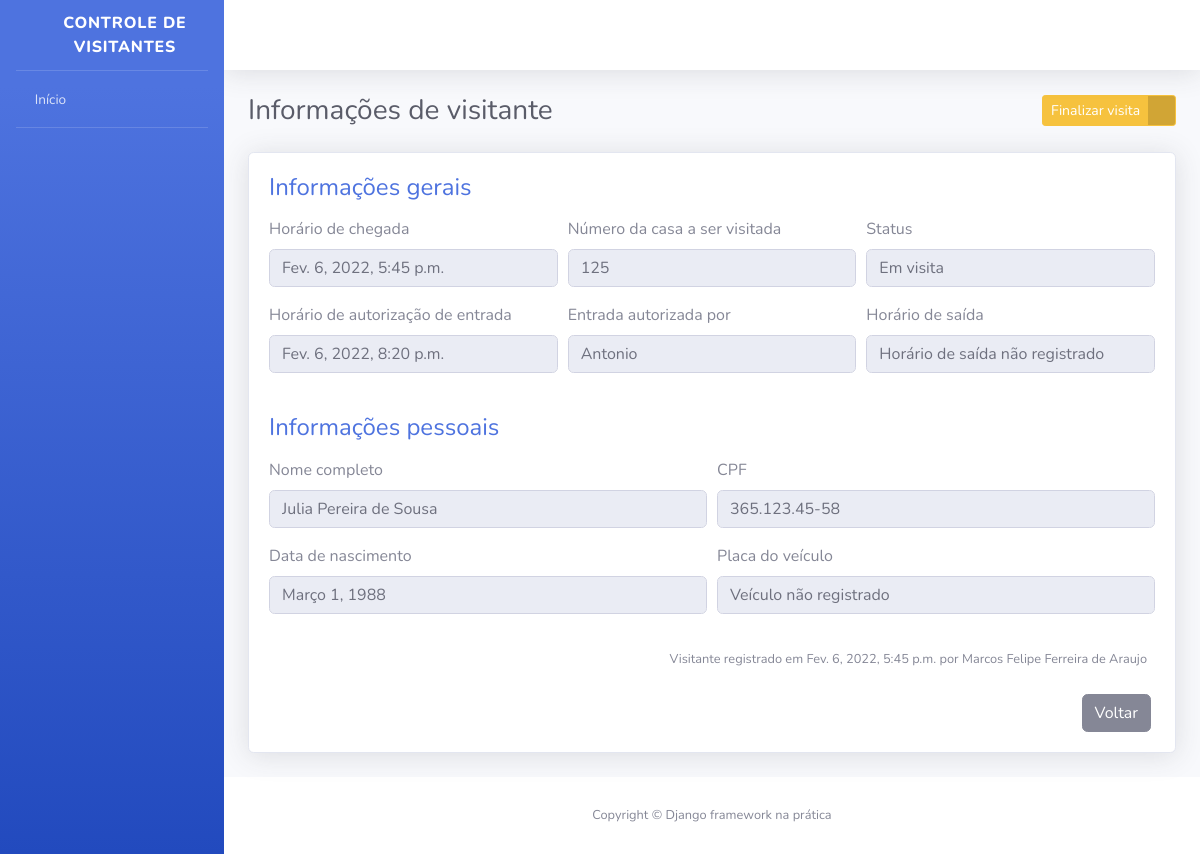
Page /visitantes/10/ (signed in) on the committed database.
### apps/visitantes/models.py (models this page shows, shortened)
class Visitante(models.Model):
    STATUS_VISITANTE = [
        ("AGUARDANDO", "Aguardando autorização"),
        ("EM_VISITA", "Em visita"),
        ("FINALIZADO", "Visita finalizada")
    ]
    status = models.CharField(
        verbose_name="Status",
        max_length=10,
        choices=STATUS_VISITANTE,
        default="AGUARDANDO"
    )
    nome_completo = models.CharField(
        verbose_name="Nome completo",
        max_length=194,
    )
    cpf = models.CharField(
        verbose_name="CPF",
        max_length=11
    )
    data_nascimento = models.DateField(
        verbose_name="Data de nascimento",
        auto_now=False,
        auto_now_add=False,
    )
    numero_da_casa = models.PositiveSmallIntegerField(
        verbose_name="Número da casa a ser visitada",
    )
    placa_veiculo = models.CharField(
        verbose_name="Placa do veículo",
        max_length=7,
        blank=True,
        null=True,
    )
    horario_chegada = models.DateTimeField(
        verbose_name="Horário de chegada a portaria",
        auto_now_add=True,
    )
    horario_saida = models.DateTimeField(
        verbose_name="Horário de saída do condomínio",
        auto_now=False,
        blank=True,
        null=True,
    )
    horario_autorizacao = models.DateTimeField(
        verbose_name="Horário de autorização de entrada",
        auto_now=False,
        blank=True,
        null=True,
    )
    morador_responsavel = models.CharField(
        verbose_name="Nome do morador responsável por autorizar a entrada do visitante",
        max_length=194,
        blank=True
    )
    registrado_por = models.ForeignKey(
        "porteiros.Porteiro",
        verbose_name="Porteiro responsável pelo registro",
        on_delete=models.PROTECT
    )
    def get_horario_saida(self):
        if self.horario_saida:
            return self.horario_saida
        return "Horário de saída não registrado"
    def get_horario_autorizacao(self):
        if self.horario_autorizacao:
            return self.horario_autorizacao
        return "Visitante aguardando autorização"
    def get_morador_responsavel(self):
        if self.morador_responsavel:
            return self.morador_responsavel
        return "Visitante aguardando autorização"
    def get_placa_veiculo(self):
        if self.placa_veiculo:
            return self.placa_veiculo
        return "Veículo não registrado"
    def get_cpf(self):
        if self.cpf:
            cpf = str(self.cpf)
            cpf_parte_um = cpf[0:3]
            cpf_parte_dois = cpf[3:6]
            cpf_parte_tres = cpf[6:8]
            cpf_parte_quatro = cpf[9:]
            cpf_formatado = f"{cpf_parte_um}.{cpf_parte_dois}.{cpf_parte_tres}-{cpf_parte_quatro}"
            return cpf_formatado
    class Meta:
        verbose_name = "Visitante"
        verbose_name_plural = "Visitantes"
        db_table = "visitante"

### apps/porteiros/models.py (models this page shows)
class Porteiro(models.Model):
    usuario = models.OneToOneField(
        "usuarios.Usuario",
        verbose_name="Usuário",
        on_delete=models.PROTECT
    )
    nome_completo = models.CharField(
        verbose_name="Nome completo",
        max_length=194,
    )
    cpf = models.CharField(
        verbose_name="CPF",
        max_length=11,
    )
    telefone = models.CharField(
        verbose_name="Telefone de contato",
        max_length=11,
    )
    data_nascimento = models.DateField(
        verbose_name="Data de nascimento",
        auto_now=False,
        auto_now_add=False,
    )
    class Meta:
        verbose_name = "Porteiro"
        verbose_name_plural = "Porteiros"
        db_table = "porteiro"
    def __str__(self):
        return self.nome_completo

### apps/visitantes/views.py (the view, shortened to what this page needs)
@login_required
def informacoes_visitante(request, id):
    visitante = get_object_or_404(
        Visitante,
        id=id
    )
    form = AutorizaVisitanteForm()
    context = {
        "nome_pagina": "Informações de visitante",
        "visitante": visitante,
        "form": form
    }
    return render(request, "informacoes_visitante.html", context)

### apps/visitantes/forms.py
class AutorizaVisitanteForm(forms.ModelForm):
    morador_responsavel = forms.CharField(required=True)
    class Meta:
        model = Visitante
        fields = [
            "morador_responsavel"
        ]
        error_messages = {
            "morador_responsavel": {
                "required": "Por favor, informe o nome do morador responsável por autorizar a entrada do visitante"
            }
        }

### templates/informacoes_visitante.html (shortened to what this page needs)
{% extends "base.html" %}
{% load widget_tweaks %}
{% block conteudo %}
<div class="container">
    <div class="d-sm-flex align-items-center justify-content-between mb-4">
        <h1 class="h3 mb-0 text-gray-800">{{ nome_pagina }}</h1>
        <div>
            {% if visitante.status == "EM_VISITA" %}
            <a href="#" class="btn btn-warning btn-icon-split btn-sm" data-toggle="modal" data-target="#modal2">
                <span class="text">Finalizar visita</span>
                <span class="icon text-white-50">
                    <i class="fas fa-door-open"></i>
                </span>
            </a>
            {% endif %}
        </div>
    </div>
    <div class="card shadow mb-4">
        <div class="card-body">
            <h4 class="mb-3 text-primary">
                Informações gerais
            </h4>
            <form>
                <div class="form-row">
                    <div class="form-group col-md-4">
                        <label>Horário de chegada</label>
                        <input type="text" class="form-control" value="{{ visitante.horario_chegada }}" disabled>
                    </div>
                    <div class="form-group col-md-4">
                        <label>Número da casa a ser visitada</label>
                        <input type="text" class="form-control" value="{{ visitante.numero_da_casa }}" disabled>
                    </div>
                    <div class="form-group col-md-4">
                        <label>Status</label>
                        <input type="text" class="form-control" value="{{ visitante.get_status_display }}" disabled>
                    </div>
                </div>
                <div class="form-row">
                    <div class="form-group col-md-4">
                        <label>Horário de autorização de entrada</label>
                        <input type="text" class="form-control" value="{{ visitante.get_horario_autorizacao }}" disabled>
                    </div>
                    <div class="form-group col-md-4">
                        <label>Entrada autorizada por</label>
                        <input type="text" class="form-control" value="{{ visitante.get_morador_responsavel }}" disabled>
                    </div>
                    <div class="form-group col-md-4">
                        <label>Horário de saída</label>
                        <input type="text" class="form-control" value="{{ visitante.get_horario_saida}}" disabled>
                    </div>
                </div>
            </form>
            <h4 class="mb-3 mt-4 text-primary">
                Informações pessoais
            </h4>
            <form>
                <div class="form-row">
                    <div class="form-group col-md-6">
                        <label>Nome completo</label>
                        <input type="text" class="form-control" value="{{ visitante.nome_completo }}" disabled>
                    </div>
                    <div class="form-group col-md-6">
                        <label>CPF</label>
                        <input type="text" class="form-control" value="{{ visitante.get_cpf }}" disabled>
                    </div>
                </div>
                <div class="form-row">
                    <div class="form-group col-md-6">
                        <label>Data de nascimento</label>
                        <input type="text" class="form-control" value="{{ visitante.data_nascimento }}" disabled>
                    </div>
                    <div class="form-group col-md-6">
                        <label>Placa do veículo</label>
                        <input type="text" class="form-control" value="{{ visitante.get_placa_veiculo }}" disabled>
                    </div>
                </div>
            </form>
            <p class="mr-2 mt-3 mb-4 text-right">
                <small>
                    Visitante registrado em {{ visitante.horario_chegada }} por {{ visitante.registrado_por }}
                </small>
            </p>
            <div class="mr-1 text-right">
                <a href="{% url 'index' %}" class="btn btn-secondary text-white" type="button">
                    <span class="text">Voltar</span>
                </a>
            </div>
        </div>
    </div>
</div>
{% endblock %}

### rows in the picture
Visitante: horario_chegada "Fev. 6, 2022, 5:45 p.m.", numero_da_casa "125", status "Em visita", get_horario_autorizacao "Fev. 6, 2022, 8:20 p.m.", get_morador_responsavel "Antonio", get_horario_saida "Horário de saída não registrado", nome_completo "Julia Pereira de Sousa", get_cpf "365.123.45-58", data_nascimento "Março 1, 1988", get_placa_veiculo "Veículo não registrado", registrado_por "Marcos Felipe Ferreira de Araujo"

### other values in the picture
{{ nome_pagina }} "Informações de visitante"
